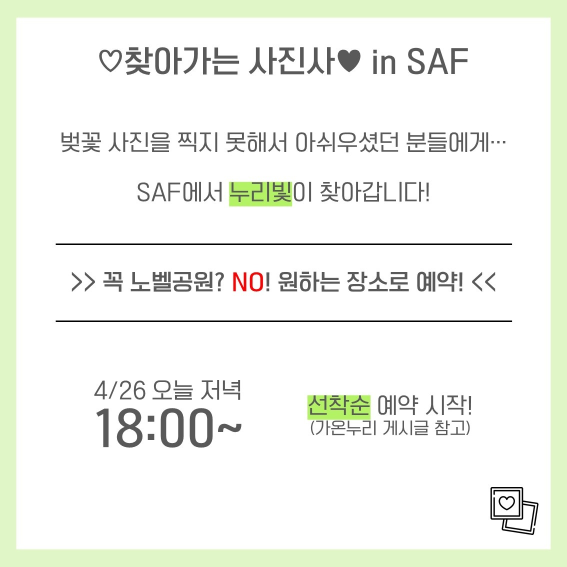
#> input picture development/image-translation/test.jpg, 1134 x 1134 px (shown at 1/2 size)
$ python ocr_demo.py
#> lines starting #> are read from the running program, lines starting #| are printed output that depends on the picture
import json

import cv2
import requests
from pprint import pprint

LIMIT_PX = 1024
LIMIT_BYTE = 1024*1024  # 1MB
LIMIT_BOX = 40


def kakao_ocr_resize(image_path: str):
    """
    ocr detect/recognize api helper
    ocr api의 제약사항이 넘어서는 이미지는 요청 이전에 전처리가 필요.

    pixel 제약사항 초과: resize
    용량 제약사항 초과  : 다른 포맷으로 압축, 이미지 분할 등의 처리 필요. (예제에서 제공하지 않음)

    :param image_path: 이미지파일 경로
    :return:
    """
#> called with image_path = 'test.jpg'
    image = cv2.imread(image_path)
#> image is the input picture: shape (1134, 1134, 3); mean B, G, R 238, 244.6, 241.8
    height, width, _ = image.shape
#> height = 1134; width = 1134

    if LIMIT_PX < height or LIMIT_PX < width:
        ratio = float(LIMIT_PX) / max(height, width)
#> ratio = 0.903
        image = cv2.resize(image, None, fx=ratio, fy=ratio)
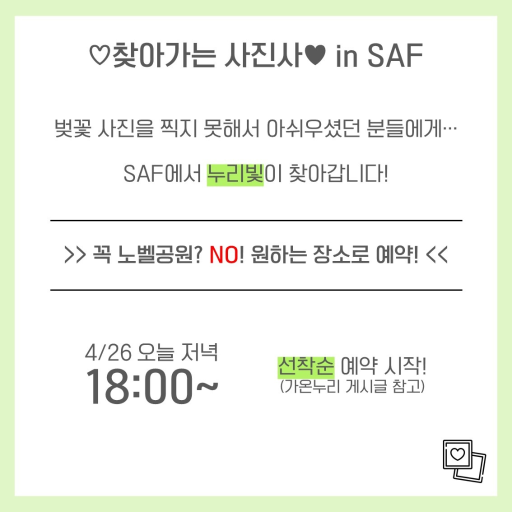
#> image: shape (1024, 1024, 3) (shown at 1/2 size); mean B, G, R 238, 244.6, 241.7
        height, width, _ = height, width, _ = image.shape
#> height = 1024; width = 1024

        # api 사용전에 이미지가 resize된 경우, recognize시 resize된 결과를 사용해야함.
        image_path = "{}_resized.jpg".format(image_path)
        cv2.imwrite(image_path, image)

        return image_path
    return None


def kakao_ocr(image_path: str, appkey: str):
    """
    OCR api request example
    :param image_path: 이미지파일 경로
    :param appkey: 카카오 앱 REST API 키
    """
#> called with image_path = 'test.jpg_resized.jpg', appkey = 'a45da1eb5e4f6d13b6af8403e36324ae'
    API_URL = 'https://dapi.kakao.com/v2/vision/text/ocr'

    headers = {'Authorization': 'KakaoAK {}'.format(appkey)}

    image = cv2.imread(image_path)
    jpeg_image = cv2.imencode(".jpg", image)[1]
    data = jpeg_image.tobytes()


    return requests.post(API_URL, headers=headers, files={"image": data})


def main():
    # if len(sys.argv) != 3:
    #     print("Please run with args: $ python example.py /path/to/image appkey")

    image_path = 'test.jpg'
    appkey = 'a45da1eb5e4f6d13b6af8403e36324ae'

    resize_impath = kakao_ocr_resize(image_path)
    if resize_impath is not None:
        image_path = resize_impath
        print("원본 대신 리사이즈된 이미지를 사용합니다.")

    output = kakao_ocr(image_path, appkey).json()
    pprint(output)
    # print("[OCR] output:\n{}\n".format(json.dumps(output, sort_keys=True, indent=2)))


if __name__ == "__main__":
    main()
#> (the call stopped at in kakao_ocr, `return requests.post(API_URL, headers=headers, files={"image": data})`: requests is not available in this run)
